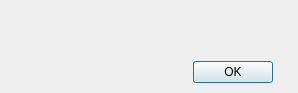
<?xml version="1.0" encoding="UTF-8"?>
<ui version="4.0">
 <class>Dialog</class>
 <widget class="QDialog" name="Dialog">
  <property name="windowModality">
   <enum>Qt::WindowModal</enum>
  </property>
  <property name="geometry">
   <rect>
    <x>0</x>
    <y>0</y>
    <width>298</width>
    <height>93</height>
   </rect>
  </property>
  <property name="sizePolicy">
   <sizepolicy hsizetype="Fixed" vsizetype="Fixed">
    <horstretch>0</horstretch>
    <verstretch>0</verstretch>
   </sizepolicy>
  </property>
  <property name="minimumSize">
   <size>
    <width>298</width>
    <height>93</height>
   </size>
  </property>
  <property name="maximumSize">
   <size>
    <width>298</width>
    <height>93</height>
   </size>
  </property>
  <property name="windowTitle">
   <string>Dialog</string>
  </property>
  <property name="sizeGripEnabled">
   <bool>false</bool>
  </property>
  <widget class="QDialogButtonBox" name="buttonBox">
   <property name="geometry">
    <rect>
     <x>184</x>
     <y>56</y>
     <width>89</width>
     <height>32</height>
    </rect>
   </property>
   <property name="orientation">
    <enum>Qt::Horizontal</enum>
   </property>
   <property name="standardButtons">
    <set>QDialogButtonBox::Ok</set>
   </property>
  </widget>
  <widget class="QLabel" name="label">
   <property name="geometry">
    <rect>
     <x>16</x>
     <y>8</y>
     <width>265</width>
     <height>49</height>
    </rect>
   </property>
   <property name="text">
    <string/>
   </property>
   <property name="wordWrap">
    <bool>true</bool>
   </property>
  </widget>
 </widget>
 <resources/>
 <connections>
  <connection>
   <sender>buttonBox</sender>
   <signal>accepted()</signal>
   <receiver>Dialog</receiver>
   <slot>accept()</slot>
   <hints>
    <hint type="sourcelabel">
     <x>248</x>
     <y>254</y>
    </hint>
    <hint type="destinationlabel">
     <x>157</x>
     <y>274</y>
    </hint>
   </hints>
  </connection>
  <connection>
   <sender>buttonBox</sender>
   <signal>rejected()</signal>
   <receiver>Dialog</receiver>
   <slot>reject()</slot>
   <hints>
    <hint type="sourcelabel">
     <x>316</x>
     <y>260</y>
    </hint>
    <hint type="destinationlabel">
     <x>286</x>
     <y>274</y>
    </hint>
   </hints>
  </connection>
 </connections>
</ui>
